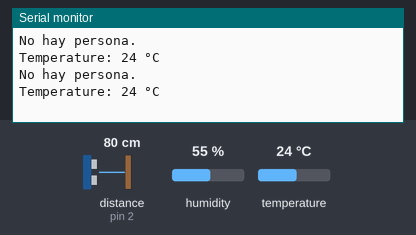
Simulated run of this sketch. Board: Arduino Uno, built with avr-gcc and run on an emulated ATmega328P. Shown: the last lines printed to the serial monitor. Wiring (inferred from the names in the program): ultrasonic range finder: trigger pin 3; echo pin 2. The inputs (shaded band) are chosen by the test bench; at power-on: distance to the obstacle (sensor on pin 2) 80 cm, humidity 55 %, temperature 24 °C. The echo pulse lasts 58.3 µs per cm.

Above: at 3.3 s.
3.4 s: distance to the obstacle (sensor on pin 2) set to 34 cm
At 5.5 s:
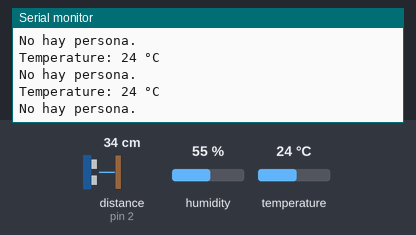
6.7 s: distance to the obstacle (sensor on pin 2) set to 28 cm
At 10.5 s:
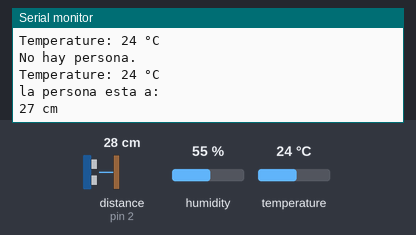

Measured:
- the behaviour switches between 31 and 30 cm on distance to the obstacle (sensor on pin 2) (found by bisection; images 1 and 2)
- after the input at 6.7 s, the serial monitor: prints a new line after 3.4 s (image 2)

The sketch:

codigoRobotFriolento_0_2_3.ino
```cpp
#include "SensorTemp.h"
#include "SensorUltra.h"


// crear una instancia de la clase SensorUltra
SensorUltra sensorUltra;

// crear una instancia d ela clase SensorTemp
SensorTemp sensorTemp;

// En los setup pondremos todo lo necesario para que los sensores y actuadores funcionen
// desde los pins donde estaran conectados
// si es que es necesario el puerto serial
// entre otras cosas mas en el futuro
void setup() {
 sensorUltra.configurar();
 sensorTemp.configurar();
}

// aqui es donde se usan los sensores y actuadores
void loop() {
  sensorUltra.leerDistancia();
  sensorUltra.reconocerDistancia();

  sensorTemp.reconocerTemp();
  sensorTemp.leerTemp();

}
```

SensorTemp.cpp
```cpp
// aqui se inluye el SensorTemp.h
// para poder traer lo ya establecido en este archivo
#include "SensorTemp.h"

// una clase que viene desde la libreria del sensor de temp
// donde se especifica que el pin de comunicacion es el 2
DHT11 dht11(2);

// se especifica la clase
SensorTemp::SensorTemp() {
}

void SensorTemp::configurar() {
  //abrir la comunicación serial
  Serial.begin(9600);
}

// que se necesita para que se reconozca la temperatura
void SensorTemp::reconocerTemp(){
  // se declara que temperature es un "int"
int temperature;
}

// que se hace para leer la Temp
// Según el código de ejemplo
// https://github.com/dhrubasaha08/DHT11/blob/main/examples/ReadTemperature/ReadTemperature.ino#L18
void SensorTemp::leerTemp(){
  // el int de "temperature" va a ser equivalente
  // a la temperatura leida por el sensor dht11
  int temperature = dht11.readTemperature();
  // cuando la temperatura no presente algun error
if (temperature != DHT11::ERROR_CHECKSUM && temperature != DHT11::ERROR_TIMEOUT) {
  // se demostrara la temperatura actual en el monitor serial
        Serial.print("Temperature: ");
        Serial.print(temperature);
        Serial.println(" °C");
        // cada 2 segundos
        delay (2000);
        // si es que esto no se cumple
    } else {
        // muestra el error en el monitor serial
        Serial.println(DHT11::getErrorString(temperature));
    }

}
```

SensorTemp.h
```cpp
//Contructores para no causar problemas en el codigo
#ifndef SENSOR_TEMP_H
#define SENSOR_TEMP_H

#include <Arduino.h>

//incluir biblioteca hecha por Dhruba Saha
//para el funcionamiento del sensor de temperatura
#include <DHT11.h>

//crear la clase SensorTemp
class SensorTemp {

public:
  SensorTemp();
  // establecer las 3 partes del
  // funcionamiento para el sensor
  void configurar();
  void reconocerTemp();
  void leerTemp();

};
// destructores para no causar problemas en el codigo
#endif
```

SensorUltra.cpp
```cpp
// incluir .h
#include "SensorUltra.h"

SensorUltra::SensorUltra() {
}

void SensorUltra::configurar() {
  // conectar las patitas
  pinMode(trigPin, OUTPUT);
  pinMode(echoPin, INPUT);
  Serial.begin(115200);
}

void SensorUltra::reconocerDistancia() {
  // configuracion reconocimiento distancia
  digitalWrite(trigPin, HIGH);
  delayMicroseconds(10);
  digitalWrite(trigPin, LOW);

// medir duración del eco
  duracion = pulseIn(echoPin, HIGH);

// calcular distancia en cm
  distancia = duracion / 58;

// determinar si hay una persona (ejemplo: a menos de 30 cm)
  persona = (distancia < 30);
}

void SensorUltra::leerDistancia() {
  // imprimir en el monitor serial la distancia detectada en cm
if (persona) {
  Serial.println("la persona esta a: ");
    Serial.print(distancia);
    Serial.println(" cm");
  } else {
    Serial.println("No hay persona.");
  }
}
```

SensorUltra.h
```cpp
#ifndef SENSOR_ULTRA_H
#define SENSOR_ULTRA_H

#include <Arduino.h>

class SensorUltra {


public:
  int trigPin = 3;
  int echoPin = 2;
  int distancia = 0;
  int duracion = 0;

  bool persona = false;
// Constructor
  SensorUltra();
  void configurar();
  void reconocerDistancia();
  void leerDistancia();
};

#endif
```
